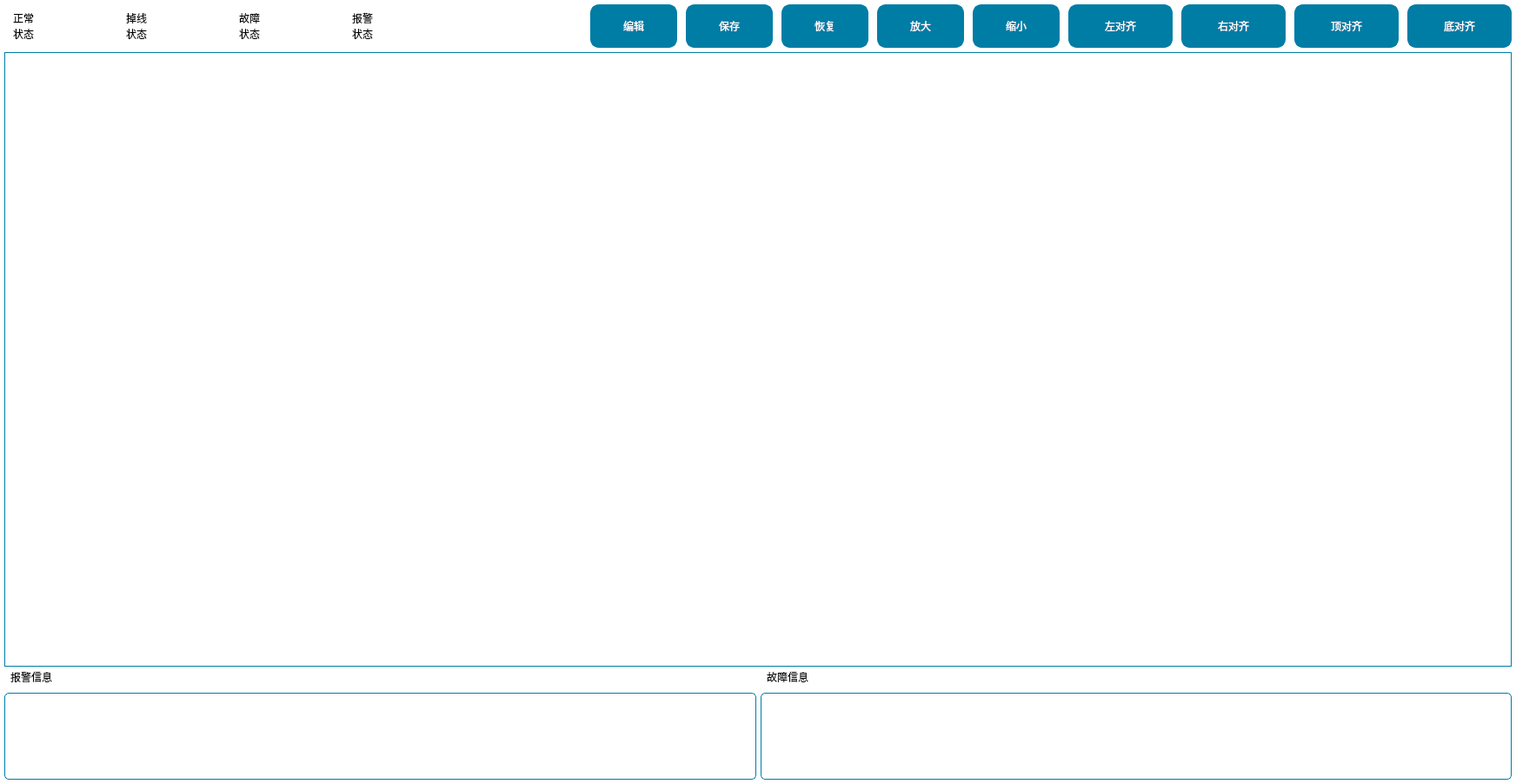
<?xml version="1.0" encoding="UTF-8"?>
<ui version="4.0">
 <class>GraphicsView</class>
 <widget class="QWidget" name="GraphicsView">
  <property name="geometry">
   <rect>
    <x>0</x>
    <y>0</y>
    <width>1744</width>
    <height>902</height>
   </rect>
  </property>
  <property name="styleSheet">
   <string notr="true">QWidget#GraphicsView{
background-color: rgb(255, 255, 255);
}

QToolButton{
font: 14pt &quot;微软雅黑&quot;;
color: rgb(255, 255, 255);
border:2px solid  rgb(0, 125, 165);
border-radius:10px;
background-color: rgb(0, 125, 165);
}
QLabel{
font: 14pt &quot;微软雅黑&quot;;
}
QGraphicsView{
color: rgb(255, 255, 255);
border:1px solid  rgb(0, 125, 165);
}

QTableWidget{
font: 14pt &quot;微软雅黑&quot;;
gridline-color: rgb(0, 0, 0);
border:1px solid rgb(0, 122, 165);
border-radius:5px;
background-color: rgb(255, 255, 255);
}
QTableWidgetItem{
outline:0px;
border:1px solid rgb(0, 0, 0);
}

QGroupBox{
font: 16pt &quot;微软雅黑&quot;;
color:rgb(0, 125, 165);
color:rgb(0,   0,   0);
border:1px none rgb(0, 125, 165);
border-radius:5px;
margin-top:20px;
}
QGroupBox:title{
subcontrol-origin: margin;
left: 5px;
}
QScrollBar:vertical{
width:20px;
background:rgba(0,0,0,0%);
margin:0px,0px,0px,0px;
padding-top:25px;   
padding-bottom:25px;    
}
QScrollBar::handle:vertical{
width:10px;
background:rgba(0,125,165,100%);
border-radius:5px;
min-height:20px;
}
QScrollBar::handle:vertical:hover{
width:10px;
background:rgba(0,125,165,80%);
border-radius:5px;
min-height:20;
}

QScrollBar:horizontal {
height:20px;
background:rgba(0,0,0,0%);
margin:0px,0px,0px,0px;
padding-left:25px;   
padding-right:25px; 
}
QScrollBar::handle:horizontal{
height:10px;
background:rgba(0,125,165,100%);
border-radius:5px;
min-width:20px;
}
QScrollBar::handle:horizontal:hover{
height:10px;
background:rgba(0,125,165,80%);
border-radius:5px;
min-width:20;
}
QToolTip{
font:9pt &quot;楷体&quot;;
color:rgb(0, 0, 0);
}
</string>
  </property>
  <layout class="QVBoxLayout" name="verticalLayout" stretch="1,10,1">
   <property name="spacing">
    <number>5</number>
   </property>
   <property name="leftMargin">
    <number>5</number>
   </property>
   <property name="topMargin">
    <number>5</number>
   </property>
   <property name="rightMargin">
    <number>5</number>
   </property>
   <property name="bottomMargin">
    <number>0</number>
   </property>
   <item>
    <layout class="QHBoxLayout" name="horizontalLayout_8">
     <property name="spacing">
      <number>5</number>
     </property>
     <item>
      <layout class="QHBoxLayout" name="horizontalLayout_6" stretch="1,1,1,1">
       <property name="spacing">
        <number>30</number>
       </property>
       <property name="leftMargin">
        <number>10</number>
       </property>
       <item>
        <layout class="QHBoxLayout" name="horizontalLayout_5">
         <property name="spacing">
          <number>5</number>
         </property>
         <item>
          <widget class="QLabel" name="lbNormal">
           <property name="sizePolicy">
            <sizepolicy hsizetype="Fixed" vsizetype="Fixed">
             <horstretch>0</horstretch>
             <verstretch>0</verstretch>
            </sizepolicy>
           </property>
           <property name="minimumSize">
            <size>
             <width>40</width>
             <height>50</height>
            </size>
           </property>
           <property name="maximumSize">
            <size>
             <width>40</width>
             <height>50</height>
            </size>
           </property>
           <property name="text">
            <string>正常
状态</string>
           </property>
          </widget>
         </item>
         <item>
          <widget class="QLabel" name="lbImageNormal">
           <property name="sizePolicy">
            <sizepolicy hsizetype="Fixed" vsizetype="Fixed">
             <horstretch>0</horstretch>
             <verstretch>0</verstretch>
            </sizepolicy>
           </property>
           <property name="minimumSize">
            <size>
             <width>55</width>
             <height>50</height>
            </size>
           </property>
           <property name="maximumSize">
            <size>
             <width>55</width>
             <height>50</height>
            </size>
           </property>
           <property name="styleSheet">
            <string notr="true">border-image: url(:/Image/normal.png);</string>
           </property>
           <property name="text">
            <string/>
           </property>
          </widget>
         </item>
        </layout>
       </item>
       <item>
        <layout class="QHBoxLayout" name="horizontalLayout_2">
         <property name="spacing">
          <number>5</number>
         </property>
         <property name="leftMargin">
          <number>0</number>
         </property>
         <property name="topMargin">
          <number>0</number>
         </property>
         <item>
          <widget class="QLabel" name="lbOffLine">
           <property name="sizePolicy">
            <sizepolicy hsizetype="Fixed" vsizetype="Fixed">
             <horstretch>0</horstretch>
             <verstretch>0</verstretch>
            </sizepolicy>
           </property>
           <property name="minimumSize">
            <size>
             <width>40</width>
             <height>50</height>
            </size>
           </property>
           <property name="maximumSize">
            <size>
             <width>40</width>
             <height>50</height>
            </size>
           </property>
           <property name="text">
            <string>掉线
状态</string>
           </property>
          </widget>
         </item>
         <item>
          <widget class="QLabel" name="lbImageOffLine">
           <property name="sizePolicy">
            <sizepolicy hsizetype="Fixed" vsizetype="Fixed">
             <horstretch>0</horstretch>
             <verstretch>0</verstretch>
            </sizepolicy>
           </property>
           <property name="minimumSize">
            <size>
             <width>55</width>
             <height>50</height>
            </size>
           </property>
           <property name="maximumSize">
            <size>
             <width>55</width>
             <height>50</height>
            </size>
           </property>
           <property name="styleSheet">
            <string notr="true">border-image: url(:/Image/offLine.png);</string>
           </property>
           <property name="text">
            <string/>
           </property>
          </widget>
         </item>
        </layout>
       </item>
       <item>
        <layout class="QHBoxLayout" name="horizontalLayout_3">
         <property name="spacing">
          <number>5</number>
         </property>
         <item>
          <widget class="QLabel" name="lbError">
           <property name="sizePolicy">
            <sizepolicy hsizetype="Fixed" vsizetype="Fixed">
             <horstretch>0</horstretch>
             <verstretch>0</verstretch>
            </sizepolicy>
           </property>
           <property name="minimumSize">
            <size>
             <width>40</width>
             <height>50</height>
            </size>
           </property>
           <property name="maximumSize">
            <size>
             <width>40</width>
             <height>50</height>
            </size>
           </property>
           <property name="text">
            <string>故障
状态</string>
           </property>
          </widget>
         </item>
         <item>
          <widget class="QLabel" name="lbImageError">
           <property name="sizePolicy">
            <sizepolicy hsizetype="Fixed" vsizetype="Fixed">
             <horstretch>0</horstretch>
             <verstretch>0</verstretch>
            </sizepolicy>
           </property>
           <property name="minimumSize">
            <size>
             <width>55</width>
             <height>50</height>
            </size>
           </property>
           <property name="maximumSize">
            <size>
             <width>55</width>
             <height>50</height>
            </size>
           </property>
           <property name="styleSheet">
            <string notr="true">border-image: url(:/Image/error.png);</string>
           </property>
           <property name="text">
            <string/>
           </property>
          </widget>
         </item>
        </layout>
       </item>
       <item>
        <layout class="QHBoxLayout" name="horizontalLayout_4">
         <property name="spacing">
          <number>5</number>
         </property>
         <item>
          <widget class="QLabel" name="lbAlarm">
           <property name="sizePolicy">
            <sizepolicy hsizetype="Fixed" vsizetype="Fixed">
             <horstretch>0</horstretch>
             <verstretch>0</verstretch>
            </sizepolicy>
           </property>
           <property name="minimumSize">
            <size>
             <width>40</width>
             <height>50</height>
            </size>
           </property>
           <property name="maximumSize">
            <size>
             <width>40</width>
             <height>50</height>
            </size>
           </property>
           <property name="text">
            <string>报警
状态</string>
           </property>
          </widget>
         </item>
         <item>
          <widget class="QLabel" name="lbImageAlarm">
           <property name="sizePolicy">
            <sizepolicy hsizetype="Fixed" vsizetype="Fixed">
             <horstretch>0</horstretch>
             <verstretch>0</verstretch>
            </sizepolicy>
           </property>
           <property name="minimumSize">
            <size>
             <width>55</width>
             <height>50</height>
            </size>
           </property>
           <property name="maximumSize">
            <size>
             <width>55</width>
             <height>50</height>
            </size>
           </property>
           <property name="styleSheet">
            <string notr="true">border-image: url(:/Image/alarm.png);</string>
           </property>
           <property name="text">
            <string/>
           </property>
          </widget>
         </item>
        </layout>
       </item>
      </layout>
     </item>
     <item>
      <spacer name="horizontalSpacer">
       <property name="orientation">
        <enum>Qt::Horizontal</enum>
       </property>
       <property name="sizeHint" stdset="0">
        <size>
         <width>40</width>
         <height>20</height>
        </size>
       </property>
      </spacer>
     </item>
     <item>
      <layout class="QHBoxLayout" name="horizontalLayout_7">
       <property name="spacing">
        <number>10</number>
       </property>
       <item>
        <widget class="QToolButton" name="tBtnEdit">
         <property name="minimumSize">
          <size>
           <width>100</width>
           <height>50</height>
          </size>
         </property>
         <property name="maximumSize">
          <size>
           <width>100</width>
           <height>50</height>
          </size>
         </property>
         <property name="text">
          <string>编辑</string>
         </property>
         <property name="icon">
          <iconset resource="../image.qrc">
           <normaloff>:/Image/edit.png</normaloff>:/Image/edit.png</iconset>
         </property>
         <property name="iconSize">
          <size>
           <width>40</width>
           <height>40</height>
          </size>
         </property>
         <property name="toolButtonStyle">
          <enum>Qt::ToolButtonTextBesideIcon</enum>
         </property>
        </widget>
       </item>
       <item>
        <widget class="QToolButton" name="tBtnSave">
         <property name="minimumSize">
          <size>
           <width>100</width>
           <height>50</height>
          </size>
         </property>
         <property name="maximumSize">
          <size>
           <width>100</width>
           <height>50</height>
          </size>
         </property>
         <property name="text">
          <string>保存</string>
         </property>
         <property name="icon">
          <iconset resource="../image.qrc">
           <normaloff>:/Image/save.png</normaloff>:/Image/save.png</iconset>
         </property>
         <property name="iconSize">
          <size>
           <width>40</width>
           <height>40</height>
          </size>
         </property>
         <property name="toolButtonStyle">
          <enum>Qt::ToolButtonTextBesideIcon</enum>
         </property>
        </widget>
       </item>
       <item>
        <widget class="QToolButton" name="tBtnRestore">
         <property name="minimumSize">
          <size>
           <width>100</width>
           <height>50</height>
          </size>
         </property>
         <property name="maximumSize">
          <size>
           <width>100</width>
           <height>50</height>
          </size>
         </property>
         <property name="text">
          <string>恢复</string>
         </property>
         <property name="icon">
          <iconset resource="../image.qrc">
           <normaloff>:/Image/reset.png</normaloff>:/Image/reset.png</iconset>
         </property>
         <property name="iconSize">
          <size>
           <width>40</width>
           <height>40</height>
          </size>
         </property>
         <property name="toolButtonStyle">
          <enum>Qt::ToolButtonTextBesideIcon</enum>
         </property>
        </widget>
       </item>
       <item>
        <widget class="QToolButton" name="tBtnZoomIn">
         <property name="minimumSize">
          <size>
           <width>100</width>
           <height>50</height>
          </size>
         </property>
         <property name="maximumSize">
          <size>
           <width>100</width>
           <height>50</height>
          </size>
         </property>
         <property name="text">
          <string>放大</string>
         </property>
         <property name="icon">
          <iconset resource="../image.qrc">
           <normaloff>:/Image/zoomin.png</normaloff>:/Image/zoomin.png</iconset>
         </property>
         <property name="iconSize">
          <size>
           <width>50</width>
           <height>50</height>
          </size>
         </property>
         <property name="toolButtonStyle">
          <enum>Qt::ToolButtonTextBesideIcon</enum>
         </property>
        </widget>
       </item>
       <item>
        <widget class="QToolButton" name="tBtnZoomOut">
         <property name="minimumSize">
          <size>
           <width>100</width>
           <height>50</height>
          </size>
         </property>
         <property name="maximumSize">
          <size>
           <width>100</width>
           <height>50</height>
          </size>
         </property>
         <property name="text">
          <string>缩小</string>
         </property>
         <property name="icon">
          <iconset resource="../image.qrc">
           <normaloff>:/Image/zoomout.png</normaloff>:/Image/zoomout.png</iconset>
         </property>
         <property name="iconSize">
          <size>
           <width>50</width>
           <height>50</height>
          </size>
         </property>
         <property name="toolButtonStyle">
          <enum>Qt::ToolButtonTextBesideIcon</enum>
         </property>
        </widget>
       </item>
       <item>
        <widget class="QToolButton" name="tBtnAlignLeft">
         <property name="enabled">
          <bool>true</bool>
         </property>
         <property name="minimumSize">
          <size>
           <width>120</width>
           <height>50</height>
          </size>
         </property>
         <property name="maximumSize">
          <size>
           <width>120</width>
           <height>50</height>
          </size>
         </property>
         <property name="text">
          <string>左对齐</string>
         </property>
         <property name="icon">
          <iconset resource="../image.qrc">
           <normaloff>:/Image/AlignLeft.png</normaloff>:/Image/AlignLeft.png</iconset>
         </property>
         <property name="iconSize">
          <size>
           <width>40</width>
           <height>40</height>
          </size>
         </property>
         <property name="toolButtonStyle">
          <enum>Qt::ToolButtonTextBesideIcon</enum>
         </property>
        </widget>
       </item>
       <item>
        <widget class="QToolButton" name="tBtnAlignRight">
         <property name="minimumSize">
          <size>
           <width>120</width>
           <height>50</height>
          </size>
         </property>
         <property name="maximumSize">
          <size>
           <width>120</width>
           <height>50</height>
          </size>
         </property>
         <property name="text">
          <string>右对齐</string>
         </property>
         <property name="icon">
          <iconset resource="../image.qrc">
           <normaloff>:/Image/AlignRight.png</normaloff>:/Image/AlignRight.png</iconset>
         </property>
         <property name="iconSize">
          <size>
           <width>40</width>
           <height>40</height>
          </size>
         </property>
         <property name="toolButtonStyle">
          <enum>Qt::ToolButtonTextBesideIcon</enum>
         </property>
        </widget>
       </item>
       <item>
        <widget class="QToolButton" name="tBtnAlignTop">
         <property name="minimumSize">
          <size>
           <width>120</width>
           <height>50</height>
          </size>
         </property>
         <property name="maximumSize">
          <size>
           <width>120</width>
           <height>50</height>
          </size>
         </property>
         <property name="text">
          <string>顶对齐</string>
         </property>
         <property name="icon">
          <iconset resource="../image.qrc">
           <normaloff>:/Image/AlignTop.png</normaloff>:/Image/AlignTop.png</iconset>
         </property>
         <property name="iconSize">
          <size>
           <width>40</width>
           <height>40</height>
          </size>
         </property>
         <property name="toolButtonStyle">
          <enum>Qt::ToolButtonTextBesideIcon</enum>
         </property>
        </widget>
       </item>
       <item>
        <widget class="QToolButton" name="tBtnAlignBottom">
         <property name="minimumSize">
          <size>
           <width>120</width>
           <height>50</height>
          </size>
         </property>
         <property name="maximumSize">
          <size>
           <width>120</width>
           <height>50</height>
          </size>
         </property>
         <property name="text">
          <string>底对齐</string>
         </property>
         <property name="icon">
          <iconset resource="../image.qrc">
           <normaloff>:/Image/AlignBottom.png</normaloff>:/Image/AlignBottom.png</iconset>
         </property>
         <property name="iconSize">
          <size>
           <width>40</width>
           <height>40</height>
          </size>
         </property>
         <property name="toolButtonStyle">
          <enum>Qt::ToolButtonTextBesideIcon</enum>
         </property>
        </widget>
       </item>
      </layout>
     </item>
    </layout>
   </item>
   <item>
    <widget class="QGraphicsView" name="graphicsView">
     <property name="styleSheet">
      <string notr="true"/>
     </property>
     <property name="verticalScrollBarPolicy">
      <enum>Qt::ScrollBarAsNeeded</enum>
     </property>
     <property name="horizontalScrollBarPolicy">
      <enum>Qt::ScrollBarAsNeeded</enum>
     </property>
    </widget>
   </item>
   <item>
    <layout class="QHBoxLayout" name="horizontalLayout">
     <property name="spacing">
      <number>5</number>
     </property>
     <property name="leftMargin">
      <number>0</number>
     </property>
     <property name="rightMargin">
      <number>0</number>
     </property>
     <item>
      <widget class="QGroupBox" name="groupBox">
       <property name="minimumSize">
        <size>
         <width>550</width>
         <height>130</height>
        </size>
       </property>
       <property name="styleSheet">
        <string notr="true">QScrollBar:vertical{
width:25px;
}</string>
       </property>
       <property name="title">
        <string>报警信息</string>
       </property>
       <layout class="QVBoxLayout" name="verticalLayout_2">
        <property name="spacing">
         <number>0</number>
        </property>
        <property name="leftMargin">
         <number>0</number>
        </property>
        <property name="topMargin">
         <number>5</number>
        </property>
        <property name="rightMargin">
         <number>0</number>
        </property>
        <property name="bottomMargin">
         <number>5</number>
        </property>
        <item>
         <widget class="QTableWidget" name="tableWidgetAlarm">
          <property name="sizePolicy">
           <sizepolicy hsizetype="Expanding" vsizetype="Fixed">
            <horstretch>0</horstretch>
            <verstretch>0</verstretch>
           </sizepolicy>
          </property>
          <property name="minimumSize">
           <size>
            <width>535</width>
            <height>95</height>
           </size>
          </property>
          <property name="maximumSize">
           <size>
            <width>16777215</width>
            <height>16777215</height>
           </size>
          </property>
         </widget>
        </item>
       </layout>
      </widget>
     </item>
     <item>
      <widget class="QGroupBox" name="groupBox_2">
       <property name="sizePolicy">
        <sizepolicy hsizetype="Preferred" vsizetype="Fixed">
         <horstretch>0</horstretch>
         <verstretch>0</verstretch>
        </sizepolicy>
       </property>
       <property name="minimumSize">
        <size>
         <width>550</width>
         <height>130</height>
        </size>
       </property>
       <property name="styleSheet">
        <string notr="true">QScrollBar:vertical{
width:25px;
}</string>
       </property>
       <property name="title">
        <string>故障信息</string>
       </property>
       <layout class="QVBoxLayout" name="verticalLayout_3">
        <property name="spacing">
         <number>0</number>
        </property>
        <property name="leftMargin">
         <number>0</number>
        </property>
        <property name="topMargin">
         <number>5</number>
        </property>
        <property name="rightMargin">
         <number>0</number>
        </property>
        <property name="bottomMargin">
         <number>5</number>
        </property>
        <item>
         <widget class="QTableWidget" name="tableWidgetError">
          <property name="sizePolicy">
           <sizepolicy hsizetype="Expanding" vsizetype="Fixed">
            <horstretch>0</horstretch>
            <verstretch>0</verstretch>
           </sizepolicy>
          </property>
          <property name="minimumSize">
           <size>
            <width>535</width>
            <height>95</height>
           </size>
          </property>
         </widget>
        </item>
       </layout>
      </widget>
     </item>
    </layout>
   </item>
  </layout>
 </widget>
 <resources>
  <include location="../image.qrc"/>
 </resources>
 <connections/>
</ui>
